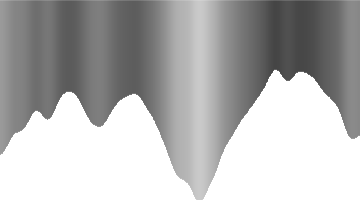
Frame 1 (no input)
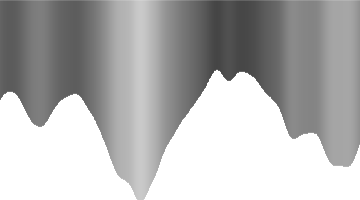
Frame 60 (the mouse pressed at the canvas centre just before this capture)
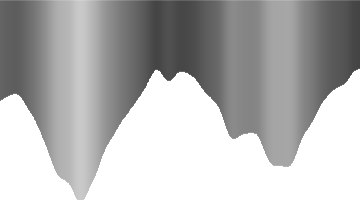
Frame 120 (the mouse held since frame 60 and released just before this capture)

The Processing sketch that drew these frames (run headless with seeded random() and noise(); from frame 60 on, the mouse is pressed at the canvas centre):

// Processing sketch: processing_14161
// ── processing_14161.pde

void setup() {
  size(360,200);
}

void draw() {
  background(255);
  for(int x=0; x<360; x=x+1) {
    float y = noise(x*0.01+frameCount*0.01)*255;
    stroke(y);
    line(x,0,x,y);
  }
}


                
                
